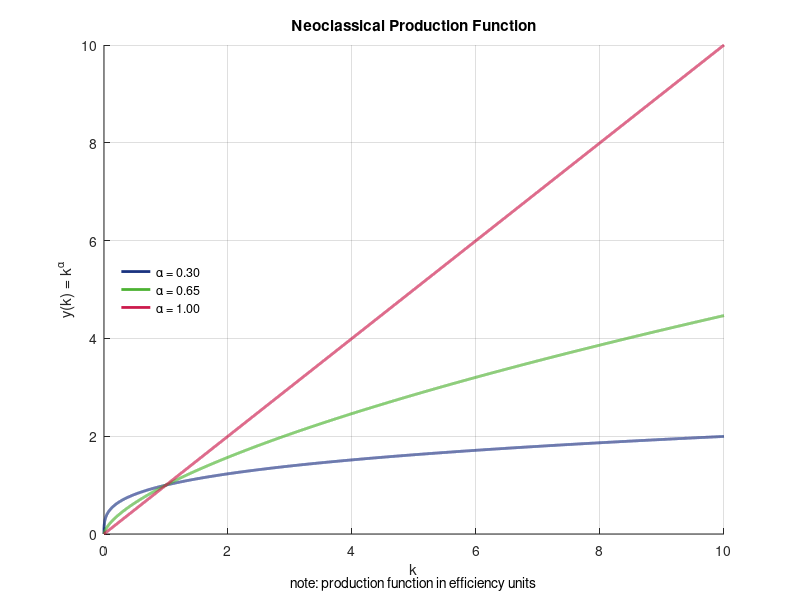

Write MATLAB code to recreate this figure.
% Advanced Macroeconomics Winter Term 2025/26
% Tutorial 2 - Problem 1
% First Version: 18-10-2024
% Updated: 18-10-2025
% Author: Alexandra Gutsch

clear all; % clear workspace
close all; % close open plots

% decide about saving plots
SavePlot = 0; % =0 if you don't want to save plots

% define vector with values of capital intensity
kVec = 0:0.001:10; % values from 0 to 10 in 0.001 steps, the smaller the steps, the smoother the line, but the slower the code/ the more iterations

% values of alpha
alphaVec = [0.3, 0.65, 1];

% create empty vector for saving later utility for different values of c 
yVec = []; 

% write for loop
for i = 1:length(alphaVec)
  alpha = alphaVec(i);
    for k = kVec % do following operations for all values of k
      y = k^alpha; % calculate production for each value of capital 
      yVec = [yVec, y]; % write values of y for all k into vector
    end
end

% load results for diferent alphas into vectors
yVec_alpha1 = yVec(1:length(kVec));
yVec_alpha2 = yVec(length(kVec)+1:2*length(kVec));
yVec_alpha3 = yVec(2*length(kVec)+1:3*length(kVec));

% plot production function

myColor1 = [0.1 0.2 0.5]; % blue
myColor2 = [0.3 0.7 0.2]; % green
myColor3 = [0.8 0.1 0.3]; % red
          
hf=figure(); % create object for figure

hold on; % write into one coordinate system
plot(kVec, yVec_alpha1,'color', myColor1,'Linewidth', 2);
plot(kVec, yVec_alpha2,'color', myColor2,'Linewidth', 2);
plot(kVec, yVec_alpha3,'color', myColor3,'Linewidth', 2);
hold off;

xlabel('k', 'FontSize', 11); % (change fontsize)
ylabel('y(k) = k^\alpha', 'FontSize', 11);
ylim([0, 10]); % comment this command out and see what happens
title('Neoclassical Production Function', 'FontSize', 11);
legend({'\alpha = 0.30', '\alpha = 0.65', '\alpha = 1.00'},'location', 'west', 'orientation', 'vertical'); % add legend, adjust location and orientation, can use latex code for greek letters
legend boxoff; % (remove box from legend)
grid on; % add grid to plot

% add subtitle
text(mean(xlim), min(ylim) - 0.1*range(ylim), ...
     'note: production function in efficiency units', ...
     'HorizontalAlignment', 'center');

if SavePlot
  print(hf, '-dpng', 'production.png');
end

